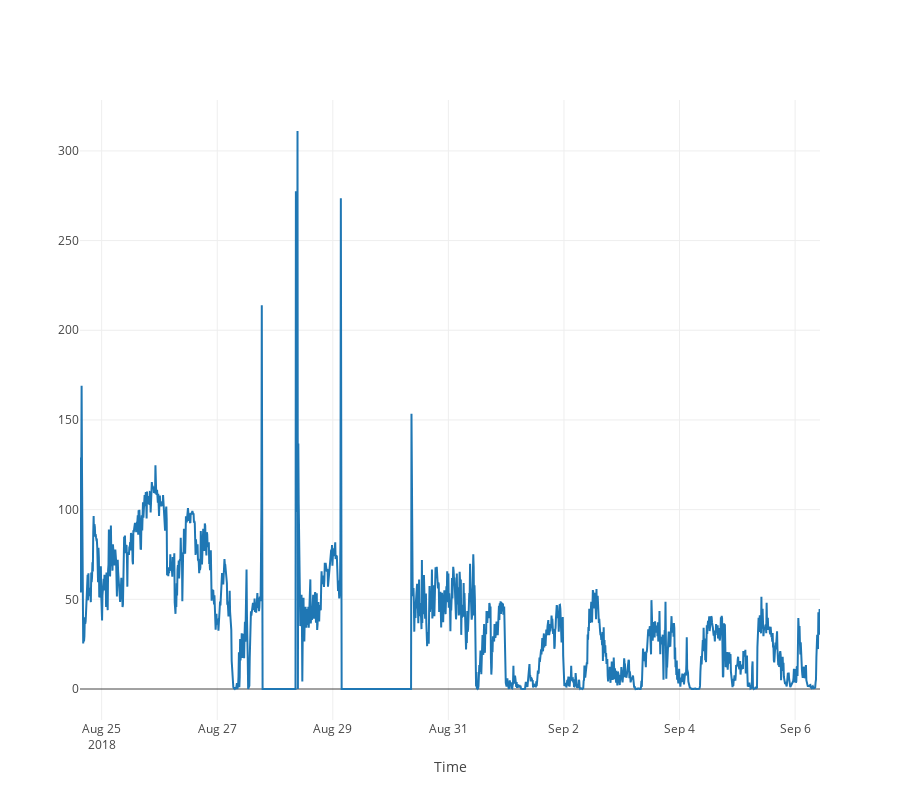

Notebook code for this chart:
### Markdown cell above
## Time Series Plots

### Code cell
from IPython.display import display, Markdown, FileLink, FileLinks, clear_output, HTML
from IPython.core.display import HTML
from IPython.display import display, clear_output
import ipywidgets as widgets
from ipywidgets import interact, interactive, fixed, interact_manual

# Plotly
import plotly as ply
import plotly.graph_objs as go
from plotly.widgets import GraphWidget
from plotly.offline import download_plotlyjs, init_notebook_mode, plot, iplot
from plotly.graph_objs import Scatter, Layout
import plotly.tools as tls

init_notebook_mode(connected=True)

# Plot Y limits
setLimits = False
maxY = 15000
minY = 0

toshow = []
axisshow = []
# meanTable = []

def show_devices(Source):
    _device.options = [s for s in list(readings[Source]['devices'].keys())]
    _device.source = Source
    #_min_date.value = readings[Source].index.min()._short_repr
    #_max_date.value = readings[Source].index.max()._short_repr

def show_sensors(Source):
    _sensor_drop.options = [s for s in list(readings[_test.value]['devices'][Source]['data'].columns)]
    _sensor_drop.source = Source
    _min_date.value = readings[_test.value]['devices'][Source]['data'].index.min()._short_repr
    _max_date.value = readings[_test.value]['devices'][Source]['data'].index.max()._short_repr

def clear_all(b):
    clear_output()
    del toshow[:]
    del axisshow[:]

def add_sensor(b):
    clear_output()
    d = [_device.source, _sensor_drop.source, _sensor_drop.value]
    
    if d not in toshow: 
        toshow.append(d)
        axisshow.append(_axis_drop.value)
        
    plot_data = readings[toshow[0][0]]['devices'][toshow[0][1]]['data'].loc[:,(toshow[0][2],)]
    list_data_primary = []
    list_data_secondary = []
    list_data_terciary = []
    
    if b.slice_time:
        plot_data = plot_data[plot_data.index > _min_date.value]
        plot_data = plot_data[plot_data.index < _max_date.value]
    
    if len(toshow) > 1:
        for i in range(1, len(toshow)):
            plot_data = pd.merge(plot_data, readings[toshow[i][0]]['devices'][toshow[i][1]]['data'].loc[:,(toshow[i][2],)], left_index=True, right_index=True)

    print ('-------------------------------------')
    print (' Medias:\n')
    meanTable = []
    for d in toshow:
        myMean = ' ' + d[1]  + "\t" + d[2] + "\t"
        meanTable.append(myMean)   
    res = plot_data.mean()
    for i in range(len(meanTable)): print (meanTable[i] + '%.2f' % (res[i]))
    print ('-------------------------------------')
    
    print ('-------------------------------------')
    print (' Std Deviation:\n')
    stdTable = []
    for d in toshow:
        myStd = ' ' + d[1]  + "\t" + d[2] + "\t"
        stdTable.append(myStd)   
    std = plot_data.std()
    for i in range(len(stdTable)): print stdTable[i] + '%.2f' % (std[i])
    print ('-------------------------------------')

    # Change columns naming
    changed = []
    for i in range(len(plot_data.columns)):
        changed.append(toshow[i][0] + ' - '+ toshow[i][1] + ' - '+ plot_data.columns[i])
    plot_data.columns = changed
    
    subplot_rows = 0
    if len(toshow) > 0:
        for i in range(len(toshow)):
            if axisshow[i]=='1': 
                list_data_primary.append(str(changed[i]))
                subplot_rows = max(subplot_rows,1)
            if axisshow[i]=='2': 
                list_data_secondary.append(str(changed[i]))
                subplot_rows = max(subplot_rows,2)
            if axisshow[i]=='3': 
                list_data_terciary.append(str(changed[i]))
                subplot_rows = max(subplot_rows,3)
          
        
    fig1 = tls.make_subplots(rows=subplot_rows, cols=1, shared_xaxes=_synchroniseXaxis.value)

    #if len(list_data_primary)>0:
        #fig1 = plot_data.iplot(kind='scatter', y = list_data_primary, asFigure=True, layout = layout)
    #ply.offline.iplot(fig1)
    
    for i in range(len(list_data_primary)):
        fig1.append_trace({'x': plot_data.index, 'y': plot_data[list_data_primary[i]], 'type': 'scatter', 'name': list_data_primary[i]}, 1, 1)

    for i in range(len(list_data_secondary)):
        fig1.append_trace({'x': plot_data.index, 'y': plot_data[list_data_secondary[i]], 'type': 'scatter', 'name': list_data_secondary[i]}, 2, 1)
    
    for i in range(len(list_data_terciary)):
        fig1.append_trace({'x': plot_data.index, 'y': plot_data[list_data_terciary[i]], 'type': 'scatter', 'name': list_data_terciary[i]}, 3, 1)

    if setLimits: 
        fig1['layout'].update(height = 800,
                            legend=dict(x=-.1, y=1.2) ,
                           xaxis=dict(title='Time'))
                          
    else:
        fig1['layout'].update(height = 800,
                              legend=dict(x=-.1, y=1.2) ,
                           xaxis=dict(title='Time'))
                           
    ply.offline.iplot(fig1)
    
def reset_time(b):
    _min_date.value = readings[b.src.value].index.min()._short_repr
    _max_date.value = readings[b.src.value].index.max()._short_repr

layout=widgets.Layout(width='330px')

# Test dropdown
_test = widgets.Dropdown(options=[k for k in readings.keys()], 
                        layout=layout,
                        description = 'Test')

_test_drop = widgets.interactive(show_devices, 
                                Source=_test, 
                                layout=layout)

# Device dropdown
_device = widgets.Dropdown(layout=layout,
                        description = 'Device')

_device_drop = widgets.interactive(show_sensors, 
                                Source=_device, 
                                layout=layout)

# Sensor dropdown
_sensor_drop = widgets.Dropdown(layout=layout,
                               description = 'Channel')

# Buttons
_b_add = widgets.Button(description='Add to Plot', layout=widgets.Layout(width='120px'))
_b_add.on_click(add_sensor)
_b_add.slice_time = False
_b_reset_all = widgets.Button(description='Clear all', layout=widgets.Layout(width='120px'))
_b_reset_all.on_click(clear_all)

# Axis dropdown
_axis_drop = widgets.Dropdown(
    options=['1', '2', '3'],
    value='1',
    description='Subplot:',
    disabled=False,
)

# Synchronise Checkbox
_synchroniseXaxis = widgets.Checkbox(value=False, 
                                     description='Synchronise X axis', 
                                     disabled=False, 
                                     layout=widgets.Layout(width='300px'))

# Date fields
_min_date = widgets.Text(description='Start date:', 
                         layout=widgets.Layout(width='330px'))
_max_date = widgets.Text(description='End date:', 
                         layout=widgets.Layout(width='330px'))

# Date buttons
_b_apply_time = _b_reset = widgets.Button(description='Apply dates', layout=widgets.Layout(width='100px'))
_b_apply_time.on_click(add_sensor)
_b_apply_time.slice_time = True
_b_reset_time = _b_reset = widgets.Button(description='Reset dates', layout=widgets.Layout(width='100px'))
_b_reset_time.on_click(reset_time)
#_b_reset_time.src = _kit


_device_box = widgets.HBox([_test_drop, _device_drop])
_sensor_box = widgets.HBox([_sensor_drop, _axis_drop, _synchroniseXaxis])
_plot_box = widgets.HBox([_b_add , _b_reset_all])
_time_box = widgets.HBox([_min_date,_max_date, _b_reset_time, _b_apply_time])
_root_box = widgets.VBox([_time_box, _device_box, _sensor_box, _plot_box])
display(_root_box)

### Figure 1 — Plotly figure (JSON) as saved in the notebook; plotly's stock layout.template omitted (floating-point values rounded to 4 significant figures; data arrays with more than 128 entries replaced by an {"elided": "..."} marker saying what was removed)
{"data": [{"name": "2018-08_INT_STATION_TEST_SUMMER_HOLIDAYS - COMBINED_DEVICES - CO_MICS_RAW_4748", "type": "scatter", "uid": "7e6938c0-b1bf-11e8-9448-6c40088aab98", "x": {"elided": "1845 str values"}, "xaxis": "x", "y": {"elided": "1845 float values"}, "yaxis": "y"}], "layout": {"height": 800, "legend": {"x": -0.1, "y": 1.2}, "xaxis": {"anchor": "y", "domain": [0, 1], "title": "Time"}, "yaxis": {"anchor": "x", "domain": [0, 1]}}}
